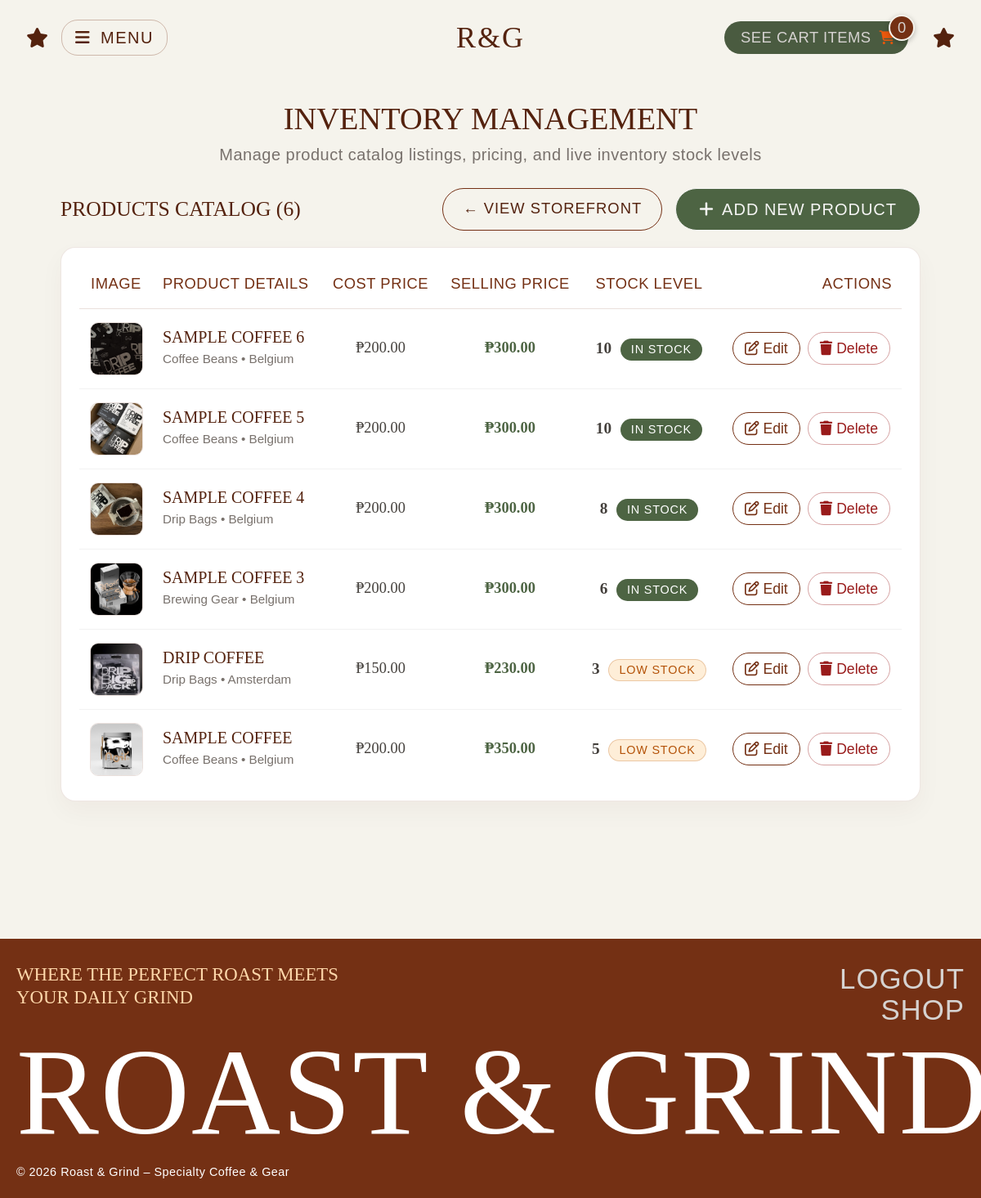
Screenshot of /item/index.php (signed in) with the database file from the repository.
### tables this page shows
CREATE TABLE `item` (
  `item_id` int(11) NOT NULL,
  `item_name` varchar(150) NOT NULL,
  `description` text NOT NULL,
  `origin` varchar(100) NOT NULL DEFAULT 'N/A',
  `category` varchar(50) NOT NULL,
  `cost_price` decimal(10,2) NOT NULL,
  `sell_price` decimal(10,2) NOT NULL,
  `img_path` varchar(255) NOT NULL DEFAULT 'default_coffee.jpg'
);

### item/index.php (the view, shortened to what this page needs)
<?php
require_once "../includes/config.php";
$sql = "SELECT i.item_id, i.item_name, i.category, i.origin, i.cost_price, i.sell_price, i.img_path,
               COALESCE(s.quantity, 0) AS quantity
        FROM item i
        LEFT JOIN stock s ON s.item_id = i.item_id
        ORDER BY i.item_id DESC";
$result    = mysqli_query($conn, $sql);
$itemCount = mysqli_num_rows($result);
function stockBadge($qty)
{
    if ($qty <= 5) {
        return '<span class="badge" style="background-color:#fd7e14;color:#fff;">Low Stock</span>';
    }
    return '<span class="badge text-bg-success">In Stock</span>';
}
require_once "../includes/header.php";
?>
<div class="admin-items-wrapper">
    <h1 class="admin-items-title">Inventory Management</h1>
    <p class="admin-items-subtitle">Manage product catalog listings, pricing, and live inventory stock levels</p>
    <div class="admin-items-header-bar">
        <h3 class="admin-items-count">Products Catalog (<?= $itemCount; ?>)</h3>
        <div class="d-flex gap-3">
            <a href="../shop.php" class="dashboard-btn-outline" style="padding: 10px 24px; font-size: 1.15rem;">
                &larr; View Storefront
            </a>
            <a href="create.php" class="admin-add-product-btn">
                <i class="fa-solid fa-plus me-1"></i> Add New Product
            </a>
        </div>
    </div>
    <div class="admin-items-box">
        <table class="dashboard-table">
            <thead>
                <tr>
                    <th style="width:90px;" class="text-center">Image</th>
                    <th class="text-start">Product Details</th>
                    <th class="text-center">Cost Price</th>
                    <th class="text-center">Selling Price</th>
                    <th class="text-center">Stock Level</th>
                    <th class="text-end">Actions</th>
                </tr>
            </thead>
            <tbody>
                <?php while ($row = mysqli_fetch_assoc($result)):
                    $imgSrc = "images/" . $row['img_path'];
                ?>
                    <tr>
                        <td class="text-center">
                            <img src="<?= htmlspecialchars($imgSrc); ?>" alt="" width="65" height="65"
                                 style="object-fit:cover; border-radius:10px; border:1px solid rgba(116,48,20,0.15);">
                        </td>
                        <td>
                            <div class="admin-item-title"><?= htmlspecialchars($row['item_name']); ?></div>
                            <span class="admin-item-meta">
                                <?= htmlspecialchars($row['category']); ?> &bull; <?= htmlspecialchars($row['origin']); ?>
                            </span>
                        </td>
                        <td class="text-center" style="font-family: 'Alinore';">₱<?= number_format($row['cost_price'], 2); ?></td>
                        <td class="text-center fw-bold" style="font-family: 'Alinore'; color: #4D6443;">₱<?= number_format($row['sell_price'], 2); ?></td>
                        <td class="text-center" style="font-family: 'Alinore'; font-size: 1.2rem;">
                            <span class="fw-bold"><?= (int) $row['quantity']; ?></span>
                            <?= stockBadge((int) $row['quantity']); ?>
                        </td>
                        <td class="text-end">
                            <a href="edit.php?id=<?= $row['item_id']; ?>" class="admin-action-btn" title="Edit / Restock">
                                <i class="fa-regular fa-pen-to-square"></i> Edit
                            </a>
                            <a href="delete.php?id=<?= $row['item_id']; ?>" class="admin-action-btn delete-btn" title="Delete Product"
                               onclick="return confirm('Delete this product and its inventory record? This cannot be undone.');">
                                <i class="fa-solid fa-trash"></i> Delete
                            </a>
                        </td>
                    </tr>
                <?php endwhile; ?>
            </tbody>
        </table>
    </div>
</div>
<?php require_once "../includes/footer.php"; ?>
<?php require_once "../includes/header.php";  ?>

### includes/header.php (shortened to what this page needs)
<?php
$cartCount = (isset($_SESSION['cart_products']) && is_array($_SESSION['cart_products']))
             ? count($_SESSION['cart_products'])
             : 0;
$is_admin = (strpos($_SERVER['REQUEST_URI'], '/item/') !== false || strpos($_SERVER['REQUEST_URI'], '/admin/') !== false || strpos($_SERVER['REQUEST_URI'], '/user/') !== false);
?>
<!DOCTYPE html>
<html lang="en">
<head>
    <link href="https://cdn.jsdelivr.net/npm/bootstrap@5.3.2/dist/css/bootstrap.min.css" rel="stylesheet">
    <link rel="stylesheet" href="https://cdnjs.cloudflare.com/ajax/libs/font-awesome/6.4.2/css/all.min.css">
    <link rel="stylesheet" href="/roast-and-grind/includes/style/style.css?v=<?= time(); ?>">
</head>
<body class="<?= $is_admin ? 'admin-page' : 'store-wrapper'; ?>" style="background-color: var(--bg-cream); min-height: 100vh; display: flex; flex-direction: column;">
<header class="store-top-bar mb-4">
    <div class="store-left-menu-group">
        <i class="fa-solid fa-star store-star"></i>
        <button type="button" class="menu-trigger-btn" data-bs-toggle="offcanvas" data-bs-target="#leftMenuDrawer" aria-controls="leftMenuDrawer">
            <i class="fa-solid fa-bars me-1"></i> MENU
        </button>
    </div>
    <div class="store-center-nav">
        <a href="/roast-and-grind/index.php" class="store-brand">R&G</a>
    </div>
    <div class="store-right-cart-group">
        <a href="/roast-and-grind/view_cart.php" class="figma-cart-btn" title="View Cart">
            <div class="figma-cart-pill">
                <span>See cart items</span>
                <i class="fa-solid fa-cart-shopping figma-cart-icon"></i>
            </div>
            <div class="figma-cart-circle">
                <?= $cartCount; ?>
            </div>
        </a>
        <i class="fa-solid fa-star store-star"></i>
    </div>
</header>
<div class="container mb-5" style="flex: 1 0 auto;">

### includes/footer.php (shortened to what this page needs)
</div>
<footer class="boutique-footer">
    <div class="footer-top-row">
        <div class="footer-slogan">
            WHERE THE PERFECT ROAST MEETS<br>YOUR DAILY GRIND
        </div>
        <div class="footer-nav-links">
            <?php if (isset($_SESSION['user_id'])): ?>
                <a href="/roast-and-grind/user/logout.php" class="footer-link">LOGOUT</a>
            <?php else: ?>
                <a href="/roast-and-grind/user/login.php" class="footer-link">LOG IN</a>
            <?php endif; ?>
            <a href="/roast-and-grind/shop.php#top" class="footer-link">SHOP</a>
        </div>
    </div>
    <div class="footer-huge-brand">
        ROAST & GRIND
    </div>
    <div class="footer-bottom-line">
        &copy; <?= date('Y'); ?> Roast & Grind – Specialty Coffee & Gear
    </div>
</footer>
</body>
</html>

### rows the page displays
item: img_path (picture), item_name "SAMPLE COFFEE 6", category "Coffee Beans", origin "Belgium", cost_price "200.00", sell_price "300.00", quantity "10"
item: img_path (picture), item_name "SAMPLE COFFEE 5", category "Coffee Beans", origin "Belgium", cost_price "200.00", sell_price "300.00", quantity "10"
item: img_path (picture), item_name "SAMPLE COFFEE 4", category "Drip Bags", origin "Belgium", cost_price "200.00", sell_price "300.00", quantity "8"
item: img_path (picture), item_name "SAMPLE COFFEE 3", category "Brewing Gear", origin "Belgium", cost_price "200.00", sell_price "300.00", quantity "6"
item: img_path (picture), item_name "DRIP COFFEE", category "Drip Bags", origin "Amsterdam", cost_price "150.00", sell_price "230.00", quantity "3", shows "LOW STOCK"
item: img_path (picture), item_name "SAMPLE COFFEE", category "Coffee Beans", origin "Belgium", cost_price "200.00", sell_price "350.00", quantity "5", shows "LOW STOCK"

### other values shown
$cartCount "0"
$itemCount "6"
